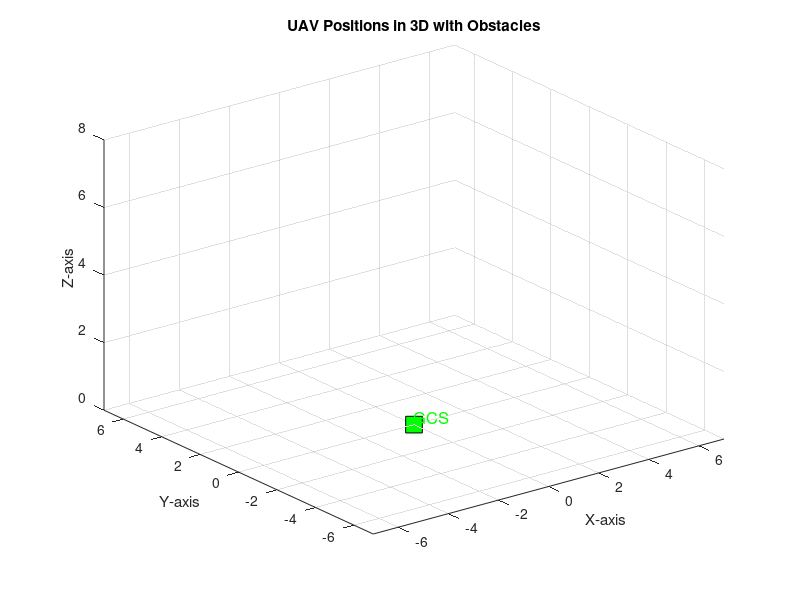

This chart was generated by the following MATLAB code: (Note: this script raises an error after producing the figure.)
% Clear workspace
clear; clc; close all;

% Parameters for the 3D trajectory
t = linspace(0, 10*pi, 500);  % Time parameter
z_hover = 2;                  % Base Z coordinate for hovering

% Initialize UAV positions
numUAVs = 3;
uavPaths = cell(numUAVs, 1);
colors = lines(numUAVs);

% Energy parameters
max_energy = 100;
energy_consumption_rate = 0.1;
uav_energy = max_energy * ones(numUAVs, 1);

% Wind parameters
wind_speed = 0.5;
wind_direction = [1; 1; 0] / norm([1; 1; 0]);  % Normalized vector

% Obstacle parameters
num_obstacles = 3;
obstacle_positions = 10 * rand(3, num_obstacles) - 5;  % Random positions
obstacle_radii = 0.5 + rand(1, num_obstacles);  % Random sizes

% Create the figure and set up the 3D plot
fig = figure;
hold on;
grid on;
xlabel('X-axis');
ylabel('Y-axis');
zlabel('Z-axis');
title('UAV Positions in 3D with Obstacles');
axis([-7 7 -7 7 0 8]);
view(3);

% Add Ground Control Station (GCS) at a fixed position on the ground
GCS_position = [0, 0, 0];  
plot3(GCS_position(1), GCS_position(2), GCS_position(3), 'ks', 'MarkerSize', 12, 'MarkerFaceColor', 'g');
text(GCS_position(1), GCS_position(2), GCS_position(3) + 0.2, 'GCS', 'FontSize', 12, 'Color', 'green');

% Plot obstacles
[X, Y, Z] = sphere(20);
obstacle_handles = gobjects(num_obstacles, 1);
for i = 1:num_obstacles
    obstacle_handles(i) = surf(obstacle_radii(i)*X + obstacle_positions(1,i), ...
                               obstacle_radii(i)*Y + obstacle_positions(2,i), ...
                               obstacle_radii(i)*Z + obstacle_positions(3,i));
    set(obstacle_handles(i), 'FaceColor', [0.7 0.7 0.7], 'FaceAlpha', 0.5, 'EdgeColor', 'none');
end

% Initialize UAV markers
uavMarkers = gobjects(numUAVs, 1);
for i = 1:numUAVs
    uavMarkers(i) = plot3(0, 0, 0, 'o', 'Color', colors(i,:), 'MarkerFaceColor', colors(i,:), 'MarkerSize', 8);
    text(0, 0, 0, sprintf('  UAV %d', i), 'Color', colors(i,:), 'FontWeight', 'bold');
end

legend([uavMarkers; obstacle_handles(1); plot3(NaN,NaN,NaN,'ks','MarkerFaceColor','g')], ...
       {'UAV 1', 'UAV 2', 'UAV 3', 'Obstacle', 'GCS'}, 'Location', 'best');

% Print simulation information in the command window
fprintf('Simulation of %d UAVs with adaptive trajectories and obstacle avoidance\n', numUAVs);
fprintf('Ground Control Station (GCS) position: (%.2f, %.2f, %.2f)\n\n', GCS_position);

% Animation loop
for k = 1:length(t)
    % Update adaptive parameters
    amplitude = 1.5 + 0.5 * sin(0.1 * t(k));
    frequency = 1 + 0.2 * cos(0.05 * t(k));
    
    % Wind effect
    wind_effect = wind_speed * wind_direction * sin(0.1 * t(k));
    
    for i = 1:numUAVs
        % Generate base trajectory
        base_path = [amplitude * sin(frequency * t(k) + (i * pi / numUAVs));
                     amplitude * cos(frequency * t(k) + (i * pi / numUAVs)) + i * 0.5;
                     z_hover + i*0.2 + amplitude * 0.2 * sin(0.5 * frequency * t(k))];
        
        % Apply wind effect
        current_position = base_path + wind_effect;
        
        % Obstacle avoidance
        for j = 1:num_obstacles
            vec_to_obstacle = current_position - obstacle_positions(:,j);
            distance = norm(vec_to_obstacle);
            if distance < obstacle_radii(j) + 1  % If too close to obstacle
                avoidance_vector = vec_to_obstacle / distance;  % Normalized vector away from obstacle
                current_position = current_position + avoidance_vector * (obstacle_radii(j) + 1 - distance);
            end
        end
        
        % Energy-aware behavior
        uav_energy(i) = uav_energy(i) - energy_consumption_rate;
        if uav_energy(i) < 0.3 * max_energy
            % Return to GCS if energy is low
            current_position = current_position + 0.05 * (GCS_position' - current_position);
        end
        
        % Update UAV position
        set(uavMarkers(i), 'XData', current_position(1), 'YData', current_position(2), 'ZData', current_position(3));
        
        % Update UAV label
        delete(findobj(gca, 'Type', 'text', 'String', sprintf('UAV %d', i)));
        text(current_position(1), current_position(2), current_position(3), sprintf('  UAV %d (E: %.0f%%)', i, uav_energy(i)), 'Color', colors(i,:), 'FontWeight', 'bold');
        
        % Store path for later use if needed
        uavPaths{i}(:,k) = current_position;
    end
    
    % Update the plot
    drawnow
    
    % Print current positions every 50 steps
    if mod(k, 50) == 0
        fprintf('Time step: %.2f\n', t(k));
        for i = 1:numUAVs
            fprintf('  UAV %d position: (%.2f, %.2f, %.2f), Energy: %.0f%%\n', i, uavPaths{i}(1,k), uavPaths{i}(2,k), uavPaths{i}(3,k), uav_energy(i));
        end
        fprintf('\n');
    end
    
    % Pause for smoother animation
    pause(0.01);
end

% Print final positions
fprintf('Final positions:\n');
for i = 1:numUAVs
    fprintf('UAV %d: (%.2f, %.2f, %.2f), Final Energy: %.0f%%\n', i, uavPaths{i}(1,end), uavPaths{i}(2,end), uavPaths{i}(3,end), uav_energy(i));
end

fprintf('\nAnimation complete. Close the figure window to end the simulation.\n');

% Wait for the user to close the figure
waitfor(fig);

fprintf('Simulation ended.\n');